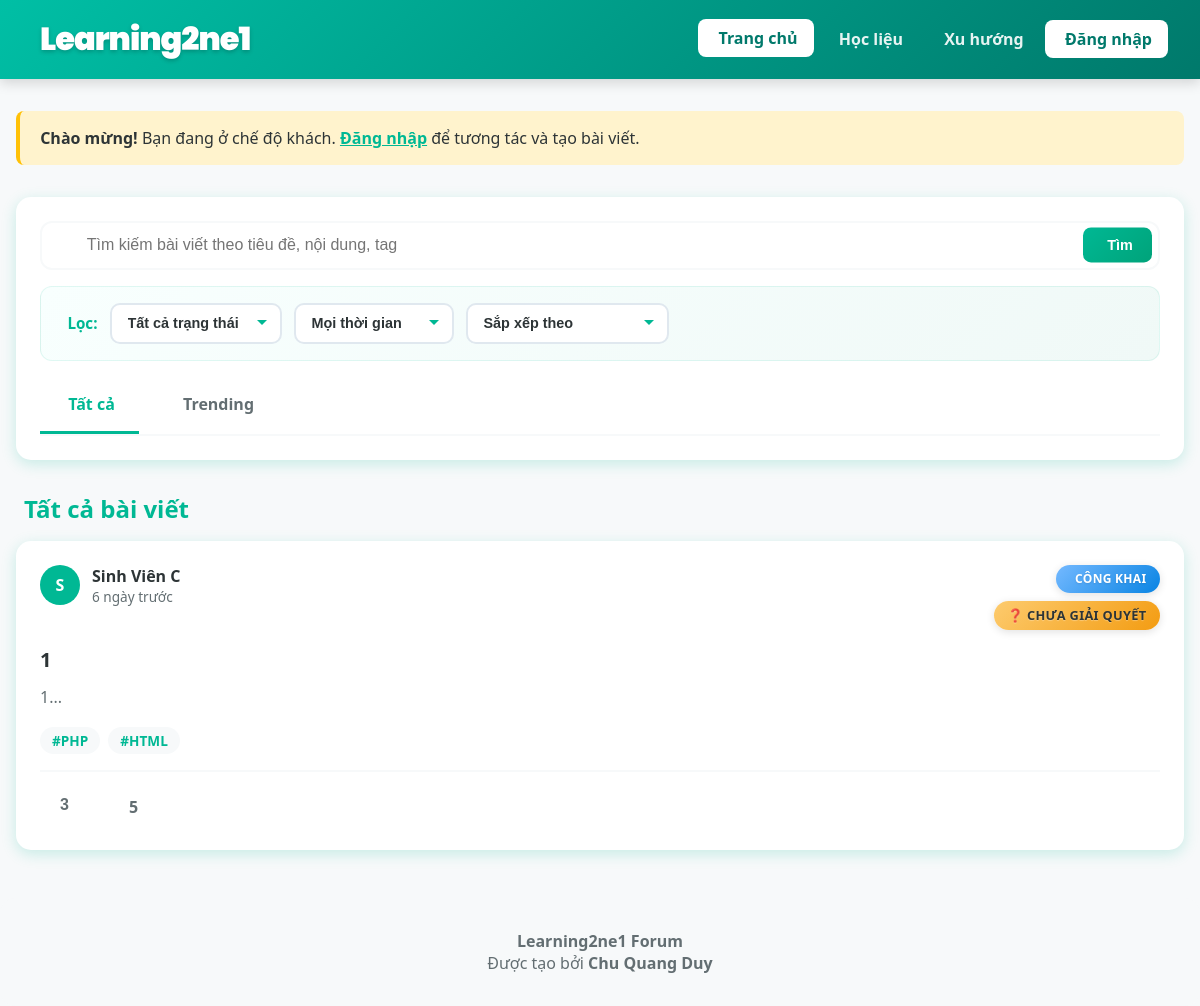
The app's page /, older data.
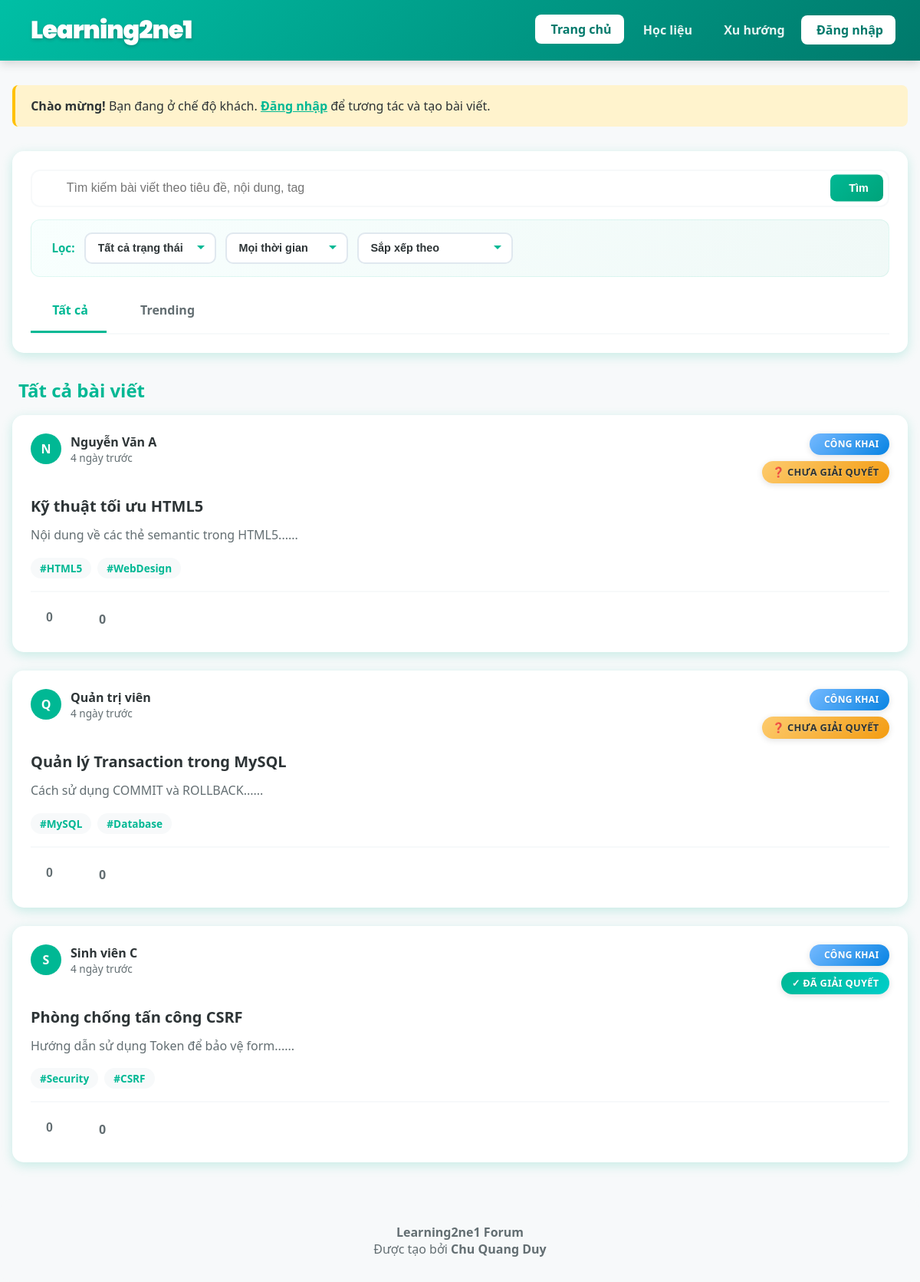
The same page, newer data.
### tables this page shows
CREATE TABLE `posts` (
  `id` int(11) NOT NULL,
  `user_id` int(11) NOT NULL,
  `title` varchar(255) NOT NULL,
  `content` text NOT NULL,
  `tags` varchar(255) DEFAULT NULL,
  `privacy` enum('public','private') DEFAULT 'public',
  `status` enum('solved','unsolved') DEFAULT 'unsolved',
  `created_at` timestamp NOT NULL DEFAULT CURRENT_TIMESTAMP,
  `views` int(11) DEFAULT '0'
);

CREATE TABLE `user` (
  `id_user` int(11) NOT NULL,
  `ho_ten` varchar(1000) NOT NULL,
  `username` varchar(100) NOT NULL,
  `password` varchar(100) NOT NULL,
  `account_level` int(11) NOT NULL DEFAULT '2'
);

### includes/functions.php (called while the page is built, shortened)
<?php
function h($string)
{
    return htmlspecialchars($string, ENT_QUOTES, 'UTF-8');
}
function isLoggedIn()
{
    return isset($_SESSION['user_id']);
}
function timeAgo($timestamp)
{
    $time = strtotime($timestamp);
    $diff = time() - $time;
    if ($diff < 604800) return floor($diff / 86400) . " ngày trước";
    return date('d/m/Y', $time);
}
function getLikeCount($pdo, $target_id, $target_type)
{
    $stmt = $pdo->prepare("
        SELECT COUNT(*) FROM likes
        WHERE target_id = ? AND target_type = ?
    ");
    $stmt->execute([$target_id, $target_type]);
    return $stmt->fetchColumn();
}

### index.php (the view, shortened to what the changed rows need)
<?php
require_once 'config.php';
require_once 'includes/functions.php';
$current_tab = isset($_GET['tab']) ? $_GET['tab'] : 'all';
if (isLoggedIn()) {
    $stmt = $pdo->prepare("
        SELECT p.*, u.ho_ten, u.username,
            (SELECT COUNT(*) FROM likes WHERE target_id = p.id AND target_type = 'post') as like_count,
            (SELECT COUNT(DISTINCT c.id) FROM comments c WHERE c.post_id = p.id) as comment_count
        FROM posts p
        JOIN user u ON p.user_id = u.id_user
        WHERE p.privacy = 'public' OR p.user_id = ?
        ORDER BY p.created_at DESC
        LIMIT 100
    ");
    $stmt->execute([$_SESSION['user_id']]);
} else {
    $stmt = $pdo->prepare("
        SELECT p.*, u.ho_ten, u.username,
            (SELECT COUNT(*) FROM likes WHERE target_id = p.id AND target_type = 'post') as like_count,
            (SELECT COUNT(DISTINCT c.id) FROM comments c WHERE c.post_id = p.id) as comment_count
        FROM posts p
        JOIN user u ON p.user_id = u.id_user
        WHERE p.privacy = 'public'
        ORDER BY p.created_at DESC
        LIMIT 100
    ");
    $stmt->execute();
}
$all_posts = $stmt->fetchAll();
?>
<!DOCTYPE html>
<html lang="en">
<head>
    <link rel="stylesheet" href="assets/css/style.css">
    <link rel="stylesheet" href="assets/css/index.css">
    <link href='https://cdn.boxicons.com/3.0.6/fonts/basic/boxicons.min.css' rel='stylesheet'>
</head>
<body>
    <?php include 'includes/navbar.php'; ?>
    <div class="container">
        <?php if ($current_tab === 'all') { ?>
            <h2 class="section-title"><i class='bx bx-globe'></i> Tất cả bài viết</h2>
            <?php if (empty($all_posts)) { ?>
                <div style="text-align: center; padding: 3rem; color: #636e72; background: white; border-radius: 15px;">
                    <div style="font-size: 3rem;"><i class='bx bx-search'></i></div>
                    <p>Không tìm thấy bài viết nào.</p>
                </div>
            <?php } else { ?>
                <div class="posts-grid" id="posts-section">
                    <?php foreach ($all_posts as $post) {
                        $user_liked = isLoggedIn() ? hasLiked($pdo, $_SESSION['user_id'], $post['id'], 'post') : false;
                        $likes = getLikeCount($pdo, $post['id'], 'post');
                    ?>
                        <div class="post-card" id="post-<?= $post['id'] ?>">
                            <div class="post-header">
                                <a href="pages/profile.php?username=<?= urlencode($post['username']) ?>" class="post-author" style="text-decoration: none; color: inherit;" onclick="event.stopPropagation();">
                                    <div class="author-avatar">
                                        <?= strtoupper(mb_substr($post['ho_ten'], 0, 1)) ?>
                                    </div>
                                    <div class="author-info">
                                        <span class="author-name"><?= h($post['ho_ten']) ?></span>
                                        <span class="post-time"><?= timeAgo($post['created_at']) ?></span>
                                    </div>
                                </a>
                                <div class="post-status-container">
                                    <div style="display: flex; gap: 0.5rem; align-items: center; flex-wrap: wrap;">
                                        <?php if ($post['privacy'] === 'private') { ?>
                                            <span class="post-privacy privacy-private">
                                                <i class='bx bx-lock-alt'></i> Riêng tư
                                            </span>
                                        <?php } else { ?>
                                            <span class="post-privacy privacy-public">
                                                <i class='bx bx-globe'></i> Công khai
                                            </span>
                                        <?php } ?>
                                    </div>
                                    <span class="post-status status-<?= $post['status'] ?>">
                                        <?= $post['status'] === 'solved' ? '✓ Đã giải quyết' : '❓ Chưa giải quyết' ?>
                                    </span>
                                </div>
                            </div>
                            <a href="pages/post.php?id=<?= $post['id'] ?>" style="text-decoration: none; color: inherit; display: block;">
                                <h3 class="post-title"><?= h($post['title']) ?></h3>
                                <p class="post-excerpt"><?= h(mb_substr(strip_tags($post['content']), 0, 150)) ?>...</p>
                                <?php if (!empty($post['tags'])) { ?>
                                    <div class="post-tags">
                                        <?php foreach (explode(',', $post['tags']) as $tag) { ?>
                                            <span class="tag"><?= h(trim($tag)) ?></span>
                                        <?php } ?>
                                    </div>
                                <?php } ?>
                            </a>
                            <div class="post-footer">
                                <form method="POST" style="display: inline;">
                                    <button type="submit" class="btn-action btn-like <?= $user_liked ? 'liked' : '' ?>" <?= !isLoggedIn() ? 'disabled title="Đăng nhập để like"' : '' ?>>
                                        <i class='bx bx-like'></i> <span class="like-count"><?= $likes ?></span>
                                    </button>
                                </form>
                                <a href="pages/post.php?id=<?= $post['id'] ?>#comments" class="btn-action btn-comment" style="text-decoration: none;">
                                    <i class='bx bx-message'></i> <?= $post['comment_count'] ?? 0 ?>
                                </a>
                            </div>
                        </div>
                    <?php } ?>
                </div>
            <?php } ?>
        <?php } ?>
    </div>
</body>
</html>

Row changes from the older to the newer data that the page shows:
removed posts: user.ho_ten "S", user.ho_ten "Sinh Viên C", created_at "6 ngày trước", privacy "CÔNG KHAI", status "❓ CHƯA GIẢI QUYẾT", title "1", content "1", tags "#PHP", tags "#HTML", likes "3", comment_count "5"
added posts: user.ho_ten "N", user.ho_ten "Nguyễn Văn A", created_at "4 ngày trước", privacy "CÔNG KHAI", status "❓ CHƯA GIẢI QUYẾT", title "Kỹ thuật tối ưu HTML5", content "Nội dung về các thẻ semantic trong HTML5...", tags "#HTML5", tags "#WebDesign", likes "0", comment_count "0"
added posts: user.ho_ten "Q", user.ho_ten "Quản trị viên", created_at "4 ngày trước", privacy "CÔNG KHAI", status "❓ CHƯA GIẢI QUYẾT", title "Quản lý Transaction trong MySQL", content "Cách sử dụng COMMIT và ROLLBACK...", tags "#MySQL", tags "#Database", likes "0", comment_count "0"
added posts: user.ho_ten "S", user.ho_ten "Sinh viên C", created_at "4 ngày trước", privacy "CÔNG KHAI", status "✓ ĐÃ GIẢI QUYẾT", title "Phòng chống tấn công CSRF", content "Hướng dẫn sử dụng Token để bảo vệ form...", tags "#Security", tags "#CSRF", likes "0", comment_count "0"
